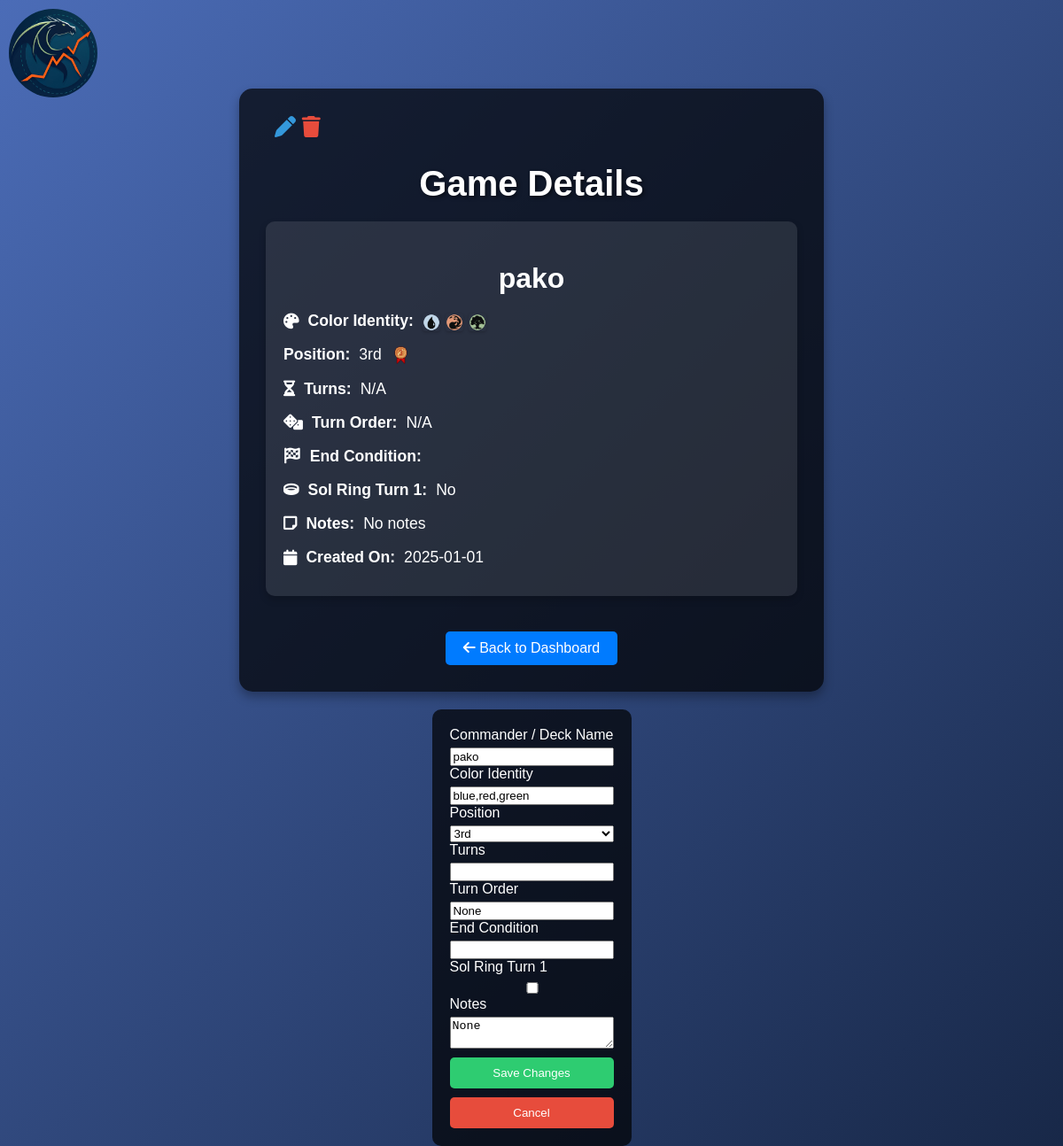
The page /games/detail/7 (signed in) on the database its author committed.
### models/game.py (models this page shows)
class Game(db.Model):
    __tablename__ = 'game'
    id = db.Column(db.Integer, primary_key=True)
    name = db.Column(db.String(120), nullable=False)
    colors = db.Column(db.String(255))
    created_at = db.Column(db.DateTime, nullable=True, default=datetime.utcnow)
    sr_turn1 = db.Column(db.Boolean)
    result = db.Column(db.String(50))
    turns = db.Column(db.Integer)
    turn_order = db.Column(db.String(50))  # Nuevo campo
    notes = db.Column(db.Text)  # Nuevo campo
    end_condition = db.Column(db.String(255))
    user_id = db.Column(db.Integer, db.ForeignKey('user.id'), nullable=False)
    user = db.relationship('User', back_populates='games')

### routes/games.py (the view)
@games_bp.route('/detail/<int:game_id>', methods=['GET'])
def game_detail(game_id):
    game = Game.query.get(game_id)
    if not game:
        abort(404)  # Si la partida no existe, retorna un error 404
    return render_template('game_detail.html', game=game)

### templates/game_detail.html (shortened to what this page needs)
<!DOCTYPE html>
<html lang="en">
<head>
    <link rel="stylesheet" href="{{ url_for('static', filename='css/game_detail.css') }}">
    <link rel="stylesheet" href="https://cdnjs.cloudflare.com/ajax/libs/font-awesome/6.0.0-beta3/css/all.min.css">
</head>
<body>
    <div class="logo-container">
        <a href="/">
            <img src="{{ url_for('static', filename='images/logo2.jpeg') }}" alt="Logo" class="rounded-logo">
        </a>
    </div>
    <div class="container">
        <div class="delete-game-container">
            <form id="delete-form" action="{{ url_for('games.delete_game', game_id=game.id) }}" method="POST" style="display: inline;">
                <a href="#" class="edit-game" onclick="toggleEditForm()">
                    <i class="fa-solid fa-pen"></i>
                </a>
                <a href="#" class="delete-game" onclick="confirmDelete('{{ url_for('games.delete_game', game_id=game.id) }}')">
                    <i class="fa-solid fa-trash"></i>
                </a>
            </form>
        </div>
        <h1>Game Details</h1>
        <div class="game-detail-card">
            <h2>{{ game.name }}</h2>
            <div class="game-info-section">
                <p>
                    <i class="fa-solid fa-palette"></i> <strong>Color Identity:</strong>
                    <span class="color-images">
                        {% for color in game.colors.split(',') %}
                        <img src="{{ url_for('static', filename='images/' + color + '.png') }}" alt="{{ color }}" class="color-icon">
                        {% endfor %}
                    </span>
                </p>
                <p><strong>Position:</strong>
                    {{ game.result }}
                    {% if game.result == '1st' %}
                        <img src="{{ url_for('static', filename='images/gold-medal.png') }}" alt="Gold Medal" class="medal-icon">
                    {% elif game.result == '2nd' %}
                        <img src="{{ url_for('static', filename='images/silver-medal.png') }}" alt="Silver Medal" class="medal-icon">
                    {% elif game.result == '3rd' %}
                        <img src="{{ url_for('static', filename='images/bronze-medal.png') }}" alt="Bronze Medal" class="medal-icon">
                    {% endif %}
                </p>
                <p><i class="fa-solid fa-hourglass"></i> <strong>Turns:</strong> {{ game.turns or 'N/A' }}</p>
                <p><i class="fa-solid fa-dice"></i> <strong>Turn Order:</strong> {{ game.turn_order or 'N/A' }}</p>
                <p><i class="fa-solid fa-flag-checkered"></i> <strong>End Condition:</strong> {{ game.end_condition }}</p>
                <p><i class="fa-solid fa-ring"></i> <strong>Sol Ring Turn 1:</strong> {{ 'Yes' if game.sr_turn1 else 'No' }}</p>
                <p><i class="fa-solid fa-sticky-note"></i> <strong>Notes:</strong> {{ game.notes or 'No notes' }}</p>
                <p><i class="fa-solid fa-calendar"></i> <strong>Created On:</strong> {{ game.created_at.strftime('%Y-%m-%d') if game.created_at else 'Unknown' }}</p>
            </div>
        </div>
        <a href="{{ url_for('games.dashboard') }}" class="back-button"><i class="fa-solid fa-arrow-left"></i> Back to Dashboard</a>
    </div>
    <div id="edit-form-container" class="hidden">
        <form action="{{ url_for('games.edit_game', game_id=game.id) }}" method="POST">
            <div class="form-group">
                <label for="name">Commander / Deck Name</label>
                <input type="text" id="name" name="name" value="{{ game.name }}" required>
            </div>
            <div class="form-group">
                <label for="colors">Color Identity</label>
                <input type="text" id="colors" name="colors" value="{{ game.colors }}" required>
            </div>
            <div class="form-group">
                <label for="result">Position</label>
                <select id="result" name="result" required>
                    <option value="3rd" {% if game.result == '3rd' %}selected{% endif %}>3rd</option>
                </select>
            </div>
            <div class="form-group">
                <label for="turns">Turns</label>
                <input type="number" id="turns" name="turns" value="{{ game.turns }}">
            </div>
            <div class="form-group">
                <label for="turn_order">Turn Order</label>
                <input type="text" id="turn_order" name="turn_order" value="{{ game.turn_order }}">
            </div>
            <div class="form-group">
                <label for="end_condition">End Condition</label>
                <input type="text" id="end_condition" name="end_condition" value="{{ game.end_condition }}">
            </div>
            <div class="form-group">
                <label for="sr_turn1">Sol Ring Turn 1</label>
                <input type="checkbox" id="sr_turn1" name="sr_turn1" {% if game.sr_turn1 %}checked{% endif %}>
            </div>
            <div class="form-group">
                <label for="notes">Notes</label>
                <textarea id="notes" name="notes">{{ game.notes }}</textarea>
            </div>
            <button type="submit" class="save-button">Save Changes</button>
            <button type="button" class="cancel-button" onclick="toggleEditForm()">Cancel</button>
        </form>
    </div>
</body>
</html>

### static/css/game_detail.css (style rules this page uses)
body { font-family: Arial, sans-serif; background: linear-gradient(135deg, #4b6cb7, #182848); color: white; margin: 0; padding: 0; display: flex; flex-direction: column; align-items: center; min-height: 100vh; }
.logo-container { position: absolute; top: 10px; left: 10px; }
.rounded-logo { width: 100px; height: 100px; border-radius: 50%; transition: transform 0.3s ease; }
.container { background: rgba(0, 0, 0, 0.7); padding: 30px; border-radius: 15px; max-width: 600px; width: 90%; box-shadow: 0 6px 12px rgba(0, 0, 0, 0.3); margin-top: 100px; text-align: center; }
h1 { font-size: 2.5rem; margin-bottom: 20px; color: #ffffff; text-shadow: 2px 2px 4px rgba(0, 0, 0, 0.5); }
.game-detail-card { background: rgba(255, 255, 255, 0.1); padding: 20px; border-radius: 10px; box-shadow: 0 4px 8px rgba(0, 0, 0, 0.2); margin-bottom: 20px; text-align: left; }
.game-detail-card h2 { font-size: 2rem; color: #ffffff; margin-bottom: 15px; text-align: center; }
.game-info-section p { font-size: 1.1rem; margin: 10px 0; line-height: 1.6; display: flex; align-items: center; gap: 10px; }
.game-info-section i { color: #ffffff; }
.back-button { display: inline-block; margin-top: 20px; padding: 10px 20px; background: #007bff; color: white; text-decoration: none; border-radius: 5px; font-size: 1rem; transition: background 0.3s ease; }
.color-images img.color-icon { width: 20px; height: 20px; margin-right: 1px; vertical-align: middle; border-radius: 3px; box-shadow: 0 1px 3px rgba(0, 0, 0, 0.2); }
.medal-icon { width: auto; height: 20px; margin-left: -10px; vertical-align: middle; }
.delete-game { color: #e74c3c; text-decoration: none; font-size: 1.5rem; cursor: pointer; transition: color 0.3s ease, transform 0.3s ease; }
.delete-game-container { position: relative; display: flex; justify-content: space-between; align-items: center; margin-bottom: 20px; }
.edit-game { color: #3498db; text-decoration: none; font-size: 1.5rem; margin-left: 10px; cursor: pointer; transition: color 0.3s ease, transform 0.3s ease; }
.hidden { display: none; }
#edit-form-container { background: rgba(0, 0, 0, 0.7); padding: 20px; border-radius: 10px; margin-top: 20px; display: flex; flex-direction: column; gap: 15px; }
.form-group { display: flex; flex-direction: column; gap: 5px; }
.save-button { background-color: #2ecc71; color: white; padding: 10px 20px; border: none; border-radius: 5px; cursor: pointer; transition: background-color 0.3s ease; }
.cancel-button { background-color: #e74c3c; color: white; padding: 10px 20px; border: none; border-radius: 5px; cursor: pointer; transition: background-color 0.3s ease; }
.save-button, .cancel-button { margin-top: 10px; width: 100%; padding: 10px; }

### rows shown on the page
Game: name "pako", result "3rd", turns "N/A", turn_order "N/A", sr_turn1 "No", notes "No notes", created_at "2025-01-01", colors "blue,red,green", turn_order "None", notes "None"
